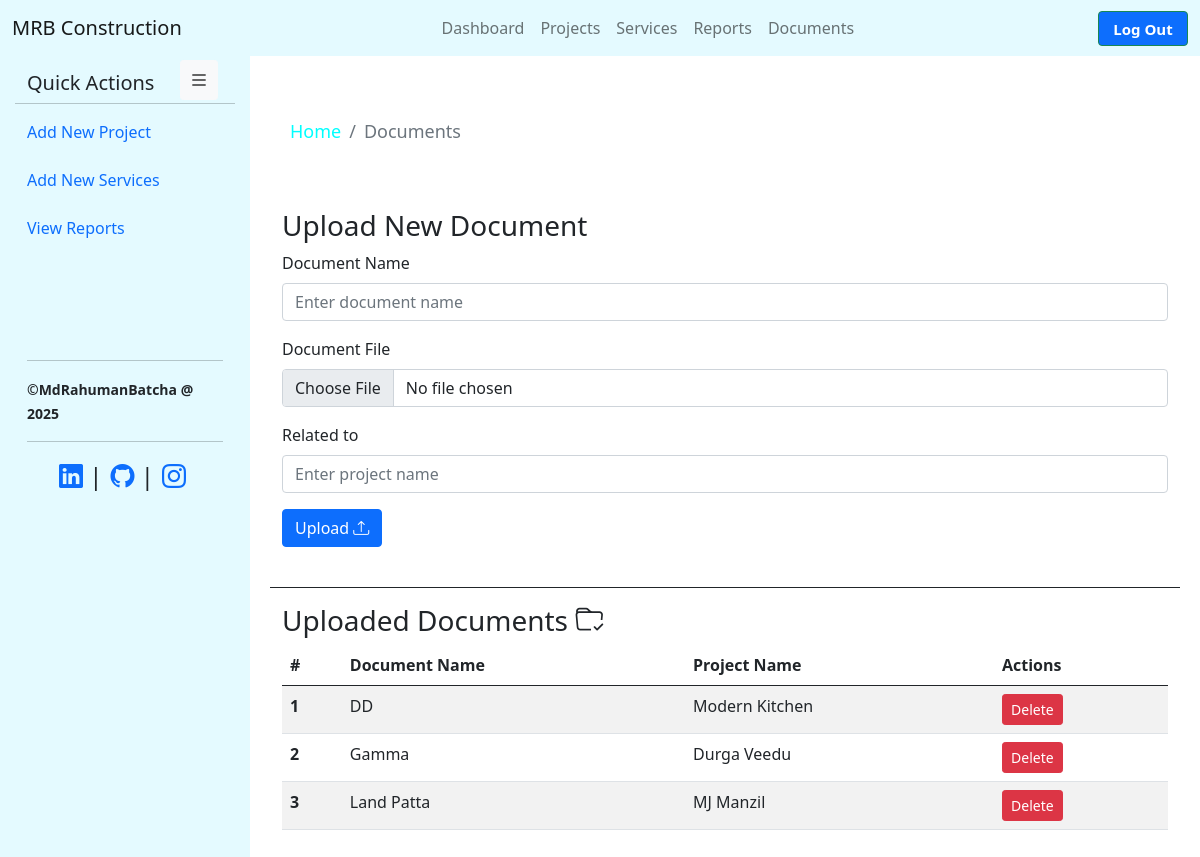
/documents/, run on the app's committed database.
### My_app/models.py (models this page shows, shortened)
class Document(models.Model):
    document_name = models.CharField(max_length=100)
    project = models.ForeignKey(Project, on_delete=models.CASCADE, null=True, blank=True)
    document_file = models.FileField(upload_to='static/docs/')

class Project(models.Model):
    project_name = models.CharField(max_length=100)
    client_name = models.CharField(max_length=100)
    client_contact = models.CharField(max_length=20, default='+91')
    client_mail = models.EmailField(max_length=50, default='@gmail.com')
    project_location = models.CharField(max_length=30)
    project_description = models.TextField(max_length=60, default='N/A')
    budget = models.DecimalField(max_digits=10, decimal_places=2)
    status = models.CharField(max_length=15, choices=[
         ('active', 'Active'), #In Progress
         ('pending', 'Pending'),
         ('not_started', 'Not Started'),
         ('completed', 'Completed')
     ], default='active')
    starting_date = models.DateField(null=True,blank = True)
    ending_date = models.DateField(null=True,blank = True)
    def __str__(self):
        return self.project_name

### My_app/views.py (the view, shortened to what this page needs)
# urls.py: path('documents/', document_list, name='documents'),
def document_list(request):
    breadCrumb = {'val' : 'Documents'}
    documents = Document.objects.all()
    return render(request, 'documents.html', {'breadcrumb': breadCrumb, 'documents': documents})

### templates/documents.html (shortened to what this page needs)
{% extends 'base.html' %}
{% block content %}
<nav aria-label="breadcrumb" style="--bs-breadcrumb-divider:'/'; margin-top:50px" class="b-crumb">
    <ol class="breadcrumb">
      <li class="breadcrumb-item"><a href="/admin_panel">Home</a></li>
      <li class="breadcrumb-item active" aria-current="page">{{ breadcrumb.val }} </li>
    </ol>
  </nav><br><br>
 <div class="container form-container">
    <h3>Upload New Document</h3>
    <form method="POST">
        <div class="mb-3">
            <label for="documentName" class="form-label">Document Name</label>
            <input type="text" class="form-control" id="documentName" placeholder="Enter document name" name="documentName">
        </div>
        <div class="mb-3">
            <label for="documentFile" class="form-label">Document File</label>
            <input type="file" class="form-control" id="documentFile" name="documentFile">
        </div>
        <div class="mb-3">
            <label for="projectName" class="form-label">Related to</label>
            <input type="text" class="form-control" id="projectName" placeholder="Enter project name" name="projectName">
        </div>
        <button type="submit" class="btn btn-primary">Upload <i class="bi bi-upload"></i></button>
    </form>
</div><br><hr style="opacity: 1">
<div class="container table-container">
    <h3>Uploaded Documents <i class="bi bi-folder-check"></i></h3>
    <table class="table table-striped">
        <thead>
            <tr>
                <th scope="col">#</th>
                <th scope="col">Document Name</th>
                <th scope="col">Project Name</th>
                <th scope="col">Actions</th>
            </tr>
        </thead>
        <tbody>
            {% for document in documents %}
            <tr>
                <th scope="row">{{forloop.counter}}</th>
                <td>{{ document.document_name }}</td>
                <td>{{ document.project }}</td>
                <td>
                    <form method="POST" action="{% url 'delete_document' document.id %}" style="display:inline;">
                        <button type="submit" class="btn btn-sm btn-danger">Delete</button>
                    </form>
                </td>
            </tr>
            {% endfor %}
        </tbody>
    </table>
</div>
{% endblock %}

### static/css/admin.css (style rules this page uses)
body { display: flex; font-family: var(--bs-font-sans-serif); background-color: #84c0ec; }

### templates/base.html (style rules this page uses)
.b-crumb { margin-left: 20px; font-size: 18px; }
.b-crumb a { color: aqua; text-decoration: none; }
.b-crumb .active { color:#6c757d; }

### data on the page
Document: document_name "DD", project "Modern Kitchen"
Document: document_name "Gamma", project "Durga Veedu"
Document: document_name "Land Patta", project "MJ Manzil"

### other printed values
{{ breadcrumb.val }} "Documents"
